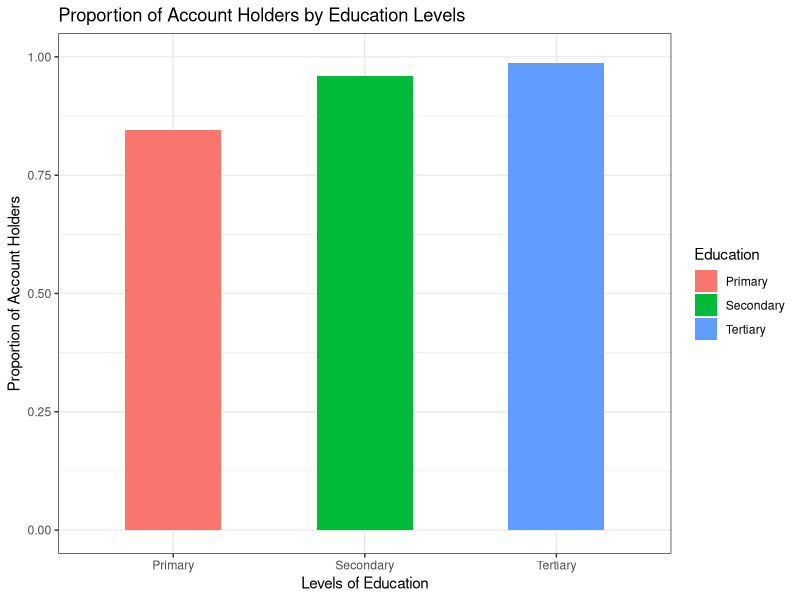
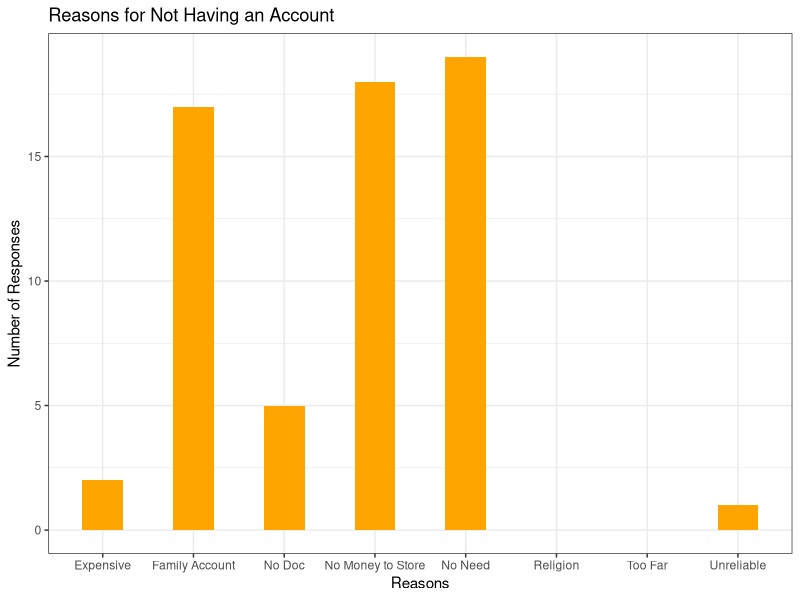

These figures' R source, in order: (Note: this script raises an error after producing the figures.)
## ---- chunk 1
knitr::opts_chunk$set(echo = TRUE)
library(ggplot2)
library(plyr)
library(dplyr)
library(sqldf)
## ---- chunk 2
#omit NA and don't know values
survey <- read.csv("financial_inclusion.csv", na.strings=c("","NA"))
survey[survey == "(dk)" | survey == "(DK)" | survey == "(ref)"] <- NA

## ---- chunk 3
#code factors into integers (for logistic regression)
survey$account <- as.integer(survey$account == "yes")
survey$saved <- as.integer(survey$saved == "yes")
survey$female <- as.integer(survey$female == "Female")

## ---- chunk 4
gender.acc <- glm(account ~ female, data = survey, family = binomial(link = "logit"), na.action = na.exclude)
summary(gender.acc)
## ---- chunk 5
table(survey$account)
## ---- chunk 6
table(survey$fin9)
## ---- chunk 7
table(survey$account, survey$female)
## ---- chunk 8
edu.lm <- glm(account ~ educ, data = survey, family = binomial(link = 'logit'), na.action = na.exclude)
summary(edu.lm)

## ---- chunk 9
#create groups by education level
primary <- survey[which(survey$educ == "completed primary or less"),]
secondary <- survey[which(survey$educ == "secondary"),]
tertiary <- survey[which(survey$educ == "completed tertiary or more"),]

#proportion of account holders by education
proportion <- c(sum(primary$account == 1)/nrow(primary), sum(secondary$account == 1)/nrow(secondary), sum(tertiary$account == 1)/nrow(tertiary))
education <- c("Primary", "Secondary", "Tertiary")

educ.account <- data.frame(education, proportion)

#plot the graph
ggplot(data = educ.account, aes(x = education, y = proportion, fill = education)) + geom_col(width = 0.5) + ylim(0,1) + labs(title = "Proportion of Account Holders by Education Levels", x = "Levels of Education", y ="Proportion of Account Holders") + theme_bw() + scale_fill_discrete(name = "Education")

## ---- chunk 10
#count no. of yes responses
far <- nrow(survey[which(survey$fin11a == "yes"),])
expense <- nrow(survey[which(survey$fin11b == "yes"),])
noDoc <- nrow(survey[which(survey$fin11c == "yes"),])
noTrust <- nrow(survey[which(survey$fin11d == "yes"),])
relig <- nrow(survey[which(survey$fin11e == "yes"),])
noMoney <- nrow(survey[which(survey$fin11f == "yes"),])
fam <- nrow(survey[which(survey$fin11g == "yes"),])
noNeed <- nrow(survey[which(survey$fin11h == "yes"),])

#create dataframe of yes counts by reasons
reasonCount <- c(far, expense, noDoc, noTrust, relig, noMoney, fam, noNeed)
reason <- c("Too Far", "Expensive", "No Doc", "Unreliable", "Religion", "No Money to Store", "Family Account", "No Need")
reason.df <- data.frame(reason, reasonCount)

## ---- chunk 11
ggplot(data = reason.df) + geom_col(aes(x = reason, y = reasonCount), width = 0.45, fill = "orange") + labs(title = "Reasons for Not Having an Account", x = "Reasons", y = "Number of Responses") + theme_bw()

## ---- chunk 12
table(survey$mobileowner)
## ---- chunk 13

gender.digi <- glm(fin5 ~ female, data = survey, family = binomial(link = 'logit'), na.action = na.exclude)
summary(gender.digi)

## ---- chunk 14
#proportion of ppl using fintech in each education group
eduDigi <- c(nrow(primary[which(primary$fin5 == "yes"),])/nrow(primary), nrow(secondary[which(secondary$fin5 == "yes"),])/nrow(secondary), nrow(tertiary[which(tertiary$fin5 == "yes"),])/nrow(tertiary))

eduDigi.df <- data.frame(education, eduDigi)

#regression
edu.digi <- glm(fin5 ~ educ, data = survey, family = binomial(link = 'logit'), na.action = na.exclude)
summary(edu.digi)
## ---- chunk 15
ggplot(data = eduDigi.df, aes(x = education, y = eduDigi, fill = education)) + geom_col(width = 0.5) + labs(title = "Proportion of Fintech Users", x = "Levels of Education", y = "Proportion of Fintech Users") + scale_colour_identity(name = "Education") + theme_bw()

## ---- chunk 16
digital.f <- glm(fin5 ~ age, data = survey, family = binomial(link = 'logit'), na.action = na.exclude)
summary(digital.f)
## ---- chunk 17
survey$fin5 <- as.integer(survey$fin5 == "yes")
ggplot(data = survey, aes(x = age, y = fin5)) + geom_smooth(method = "glm", method.args = list(family = "binomial")) + labs(title = "Effect of Age on Probability of Using Mobile/Internet Banking", x = "Age", y = "Probability of Using Mobile/Internet Banking") + theme_bw()

## ---- chunk 18
#employment and age on saving
emp.lm <- glm(saved ~ age + emp_in + age*emp_in, data = survey, family = binomial(link = "logit"), na.action = na.exclude)
summary(emp.lm)

## ---- chunk 19

ggplot(data = survey, aes(x = age, y = saved, colour = emp_in)) + geom_smooth(method = "glm", method.args = list(family = "binomial")) + labs(title = "Effect of Age on Saving Habit", x = "Age", y = "Probability of Saving in Past 12 Months") + theme_bw() + scale_color_discrete(name = "Employment")

## ---- chunk 20
#sort by income levels
Lowest <- survey[which(survey$inc_q == "Poorest 20%"),]
Fourth <- survey[which(survey$inc_q == "Fourth 20%"),]
Middle <- survey[which(survey$inc_q == "Middle 20%"),]
Second <- survey[which(survey$inc_q == "Second 20%"),]
Top <- survey[which(survey$inc_q == "Richest 20%"),]

#proportion of ppl who save in each income group
Proportion <- c(sum(Lowest$saved == 1)/nrow(Lowest), sum(Fourth$saved == 1)/nrow(Fourth), sum(Middle$saved == 1)/nrow(Middle), sum(Second$saved == 1)/nrow(Second), sum(Top$saved == 1)/nrow(Top))
inc.labels <- c("1st", "2nd", "3rd", "4th", "5th")

#dataframe
income.df <- data.frame(inc.labels, Proportion)

#regression for income levels
income.lm <- glm(saved ~ inc_q, data = survey, family = binomial(link = 'logit'), na.action = na.exclude)
summary(income.lm)

## ---- chunk 21

ggplot(data = income.df, aes(x = inc.labels, y = Proportion, fill = inc.labels)) + geom_col(width = 0.4) + labs(title = "Proportion of People who Save", x ="Income Quintile", y = "Proportion of People Who Save") + theme_bw() + scale_color_discrete()
